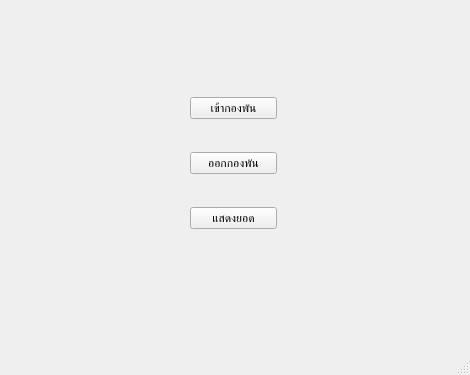
<?xml version="1.0" encoding="UTF-8"?>
<ui version="4.0">
 <class>MainWindow</class>
 <widget class="QMainWindow" name="MainWindow">
  <property name="geometry">
   <rect>
    <x>0</x>
    <y>0</y>
    <width>470</width>
    <height>375</height>
   </rect>
  </property>
  <property name="windowTitle">
   <string>MainWindow</string>
  </property>
  <widget class="QWidget" name="centralwidget">
   <widget class="QWidget" name="">
    <property name="geometry">
     <rect>
      <x>190</x>
      <y>90</y>
      <width>87</width>
      <height>147</height>
     </rect>
    </property>
    <layout class="QGridLayout" name="gridLayout">
     <item row="0" column="0">
      <widget class="QPushButton" name="button_inbatt">
       <property name="text">
        <string>เข้ากองพัน</string>
       </property>
      </widget>
     </item>
     <item row="1" column="0">
      <spacer name="horizontalSpacer">
       <property name="orientation">
        <enum>Qt::Horizontal</enum>
       </property>
       <property name="sizeHint" stdset="0">
        <size>
         <width>40</width>
         <height>20</height>
        </size>
       </property>
      </spacer>
     </item>
     <item row="2" column="0">
      <widget class="QPushButton" name="button_outbatt">
       <property name="text">
        <string>ออกกองพัน</string>
       </property>
      </widget>
     </item>
     <item row="3" column="0">
      <spacer name="horizontalSpacer_2">
       <property name="orientation">
        <enum>Qt::Horizontal</enum>
       </property>
       <property name="sizeHint" stdset="0">
        <size>
         <width>40</width>
         <height>20</height>
        </size>
       </property>
      </spacer>
     </item>
     <item row="4" column="0">
      <widget class="QPushButton" name="button_show">
       <property name="text">
        <string>แสดงยอด</string>
       </property>
      </widget>
     </item>
    </layout>
   </widget>
  </widget>
  <widget class="QMenuBar" name="menubar">
   <property name="geometry">
    <rect>
     <x>0</x>
     <y>0</y>
     <width>470</width>
     <height>21</height>
    </rect>
   </property>
  </widget>
  <widget class="QStatusBar" name="statusbar"/>
 </widget>
 <resources/>
 <connections/>
</ui>
